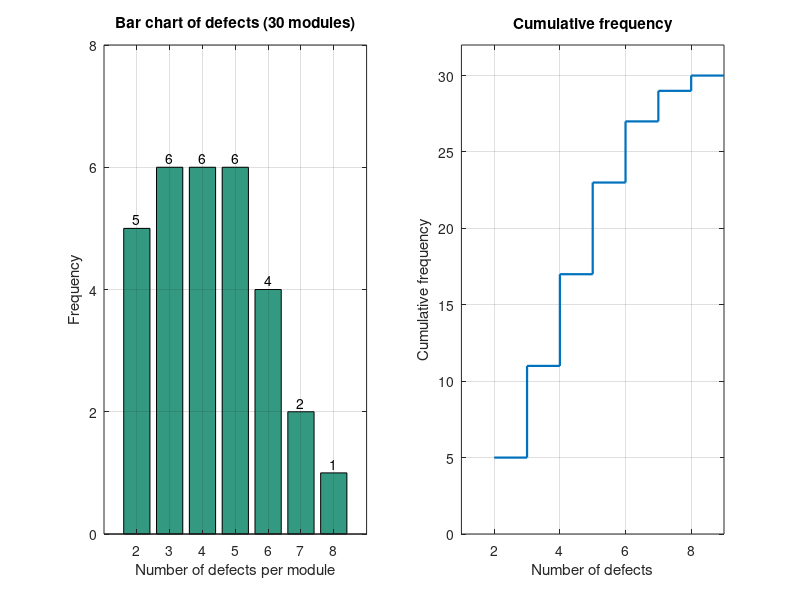

MATLAB code to generate this figure:
%% Question 3: Frequency Distribution of a Discrete Variable
clc; clear; close all;

defects = [2 4 3 5 2 6 4 3 5 7 4 2 3 6 5 4 3 8 2 5 6 4 3 5 7 4 2 6 5 3];
n = numel(defects);

vals    = unique(defects);
freq    = arrayfun(@(v) sum(defects == v), vals);
relFreq = freq / n;                    % RF = f / n
cumFreq = cumsum(freq);

fprintf('%8s %10s %10s %10s\n', 'Defects', 'Frequency', 'RelFreq', 'CumFreq');
for i = 1:numel(vals)
    fprintf('%8d %10d %10.4f %10d\n', vals(i), freq(i), relFreq(i), cumFreq(i));
end
fprintf('%8s %10d %10.4f\n', 'Total', sum(freq), sum(relFreq));

modes = vals(freq == max(freq));
fprintf('\nHighest frequency = %d -> Mode = %s\n', max(freq), num2str(modes));
fprintf('Frequencies: %s\n', num2str(freq));

figure('Position', [100 100 900 380]);
subplot(1,2,1);
bar(vals, freq, 'FaceColor', [0.2 0.6 0.5]); grid on;
xlabel('Number of defects per module'); ylabel('Frequency');
title('Bar chart of defects (30 modules)'); ylim([0 8]);
for i = 1:numel(vals), text(vals(i), freq(i)+0.15, num2str(freq(i)), 'HorizontalAlignment', 'center'); end
subplot(1,2,2);
stairs([vals vals(end)+1], [cumFreq cumFreq(end)], 'LineWidth', 1.6); grid on; ylim([0 32]); xlim([1 9]);
xlabel('Number of defects'); ylabel('Cumulative frequency');
title('Cumulative frequency');
print('-dpng', '-r130', 'images/Q3_discrete_frequency.png');
